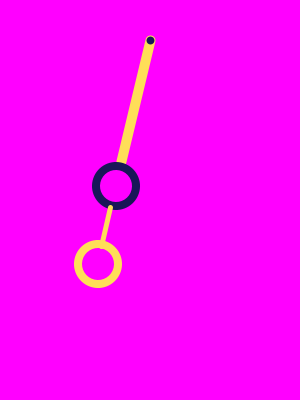
Frame 1 (no input)
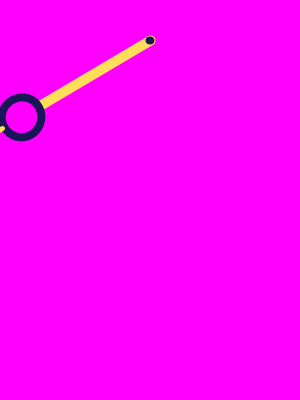
Frame 60 (the mouse pressed at the canvas centre just before this capture)
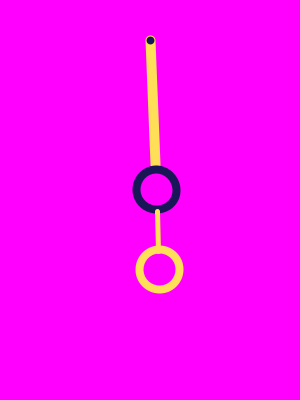
Frame 120 (the mouse held since frame 60 and released just before this capture)

The Processing sketch that drew these frames (run headless with seeded random() and noise(); from frame 60 on, the mouse is pressed at the canvas centre):

// Processing sketch: processing_135190
// ── processing_135190.pde


float period = 3; 
float amplitude = 60; 
void setup() 
{ 
size(300,400); 
} 
void draw() 
{ 
 background(456,0,781); 
 translate(width/2,40); 
 float angle = motion(); 
 rotate(angle); 
 pendulum(); 
} 
void pendulum() 
{ 
  stroke(255,222,88); 
  strokeWeight(10); 
  line(0,0,0,125); 
  stroke(25,22,88); 
  strokeWeight(8); 
  point(0,0); 
  ellipseMode(CENTER); 
  fill(590); 
  stroke(25,22,88); 
  ellipse(0,150,40,40); 
  ellipseMode(CENTER); 
  fill(590);
  stroke(255,222,88); 
  ellipse(0,230,40,40);
  stroke(255,222,88); 
  strokeWeight(5); 
  line(0,172,0,212);
} 
float motion() 
{ 
  float time = norm(millis(),0,1500); 
  float fraction = norm(time,0,period); 
  float shm = sin(fraction*TWO_PI); 
  float angle = amplitude*shm; 
  return radians(angle); 
} 
